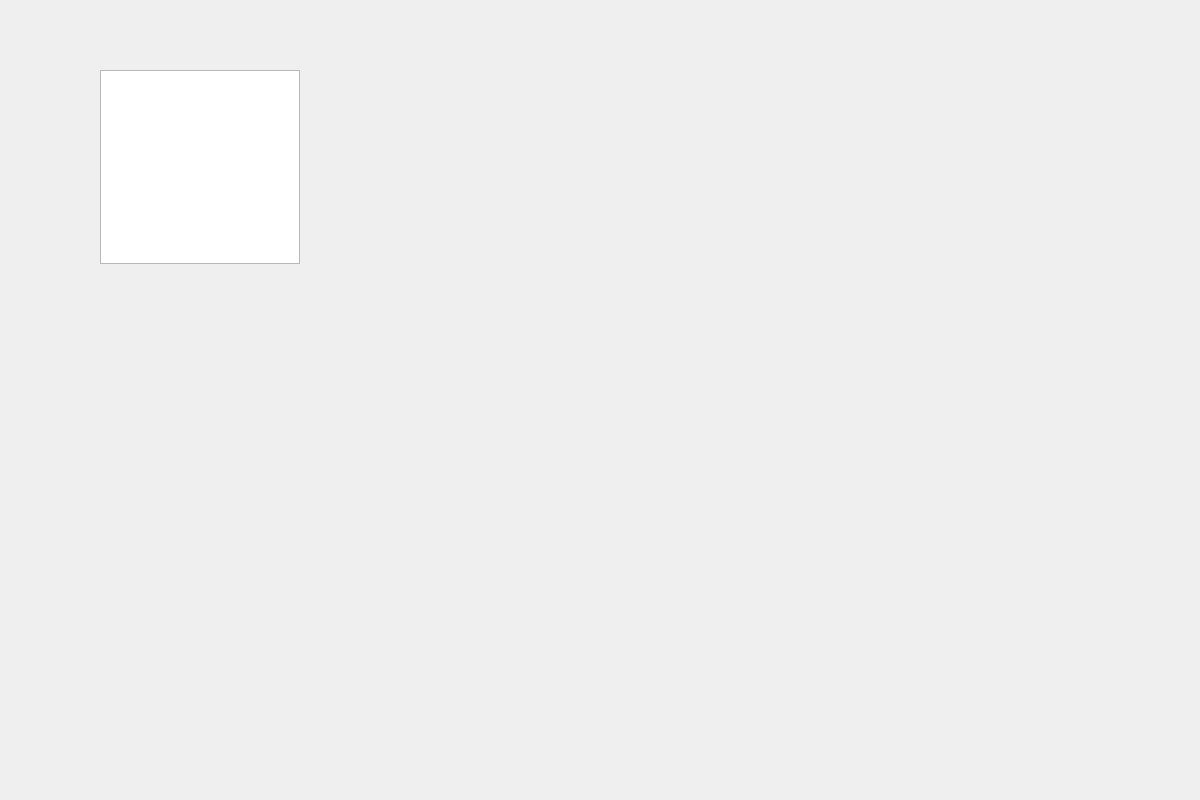
<?xml version="1.0" encoding="UTF-8"?>
<ui version="4.0">
 <class>Form</class>
 <widget class="QWidget" name="Form">
  <property name="geometry">
   <rect>
    <x>0</x>
    <y>0</y>
    <width>1200</width>
    <height>800</height>
   </rect>
  </property>
  <property name="minimumSize">
   <size>
    <width>700</width>
    <height>500</height>
   </size>
  </property>
  <property name="windowTitle">
   <string>MatCon - Sistema de Gerenciamento</string>
  </property>
  <widget class="QWidget" name="layoutWidget">
   <property name="geometry">
    <rect>
     <x>100</x>
     <y>70</y>
     <width>264</width>
     <height>194</height>
    </rect>
   </property>
   <layout class="QHBoxLayout" name="horizontalLayout">
    <item>
     <widget class="QListWidget" name="listWidget">
      <property name="minimumSize">
       <size>
        <width>200</width>
        <height>0</height>
       </size>
      </property>
      <property name="maximumSize">
       <size>
        <width>200</width>
        <height>16777215</height>
       </size>
      </property>
     </widget>
    </item>
    <item>
     <widget class="QStackedWidget" name="stackedWidget"/>
    </item>
   </layout>
  </widget>
 </widget>
 <resources/>
 <connections/>
</ui>
